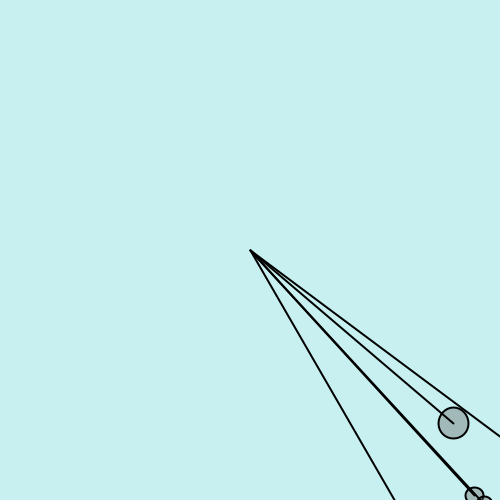
Frame 1 (no input)
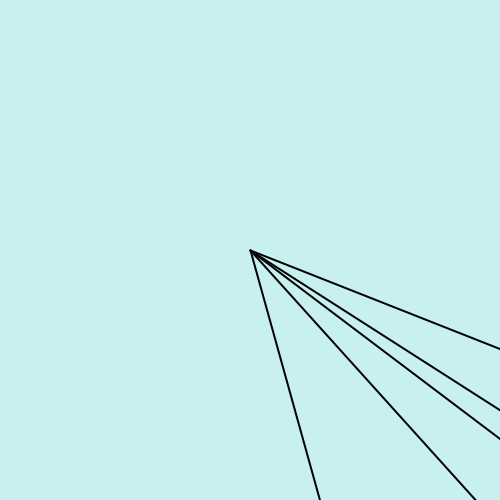
Frame 60 (the mouse pressed at the canvas centre just before this capture)
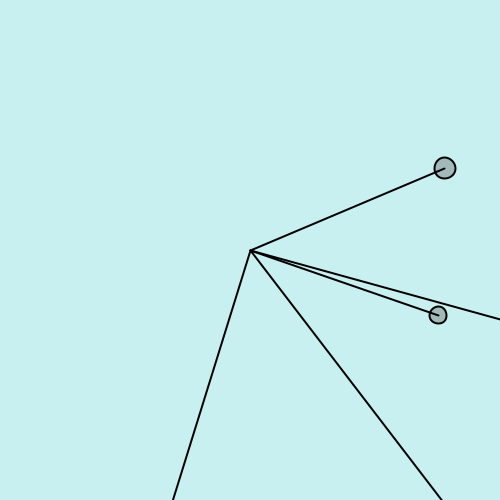
Frame 120 (the mouse held since frame 60 and released just before this capture)

The Processing sketch that drew these frames (run headless with seeded random() and noise(); from frame 60 on, the mouse is pressed at the canvas centre):

// Processing sketch: repel
// ── repel.pde
Ball[] balls;

void setup() {
  size(500, 500);
  balls = new Ball[5];
  for (int i = 0; i < balls.length; i++) {
    balls[i] = new Ball();
  }
}
void draw() {
  background(200, 240, 240);
  translate(width/2,height/2);
  for (Ball b : balls) {
    b.applyForce();
    b.update();
    b.display();
    line(0,0,b.pos.x,b.pos.y);
  }
}
// ── Ball.pde
class Ball {
  PVector pos;
  PVector vel;
  PVector acc;
  float mass;
  
  Ball() {
    pos = new PVector(random(width/3,2*width/3),random(height/3,2*height/3));
    vel = new PVector(random(10),random(10));
    acc = new PVector(0,0);
    mass = random(30,80);
  }
  void applyForce() {
    PVector force = PVector.div(pos,mass);
    force.mult(-.01);
    acc.add(force);
  }
  void update() {
    vel.add(acc);
    pos.add(vel);
    acc.mult(0);
  }
  void display() {
    stroke(0);
    strokeWeight(2);
    fill(100,100);
    ellipse(pos.x,pos.y,mass/2,mass/2);
  }
}
